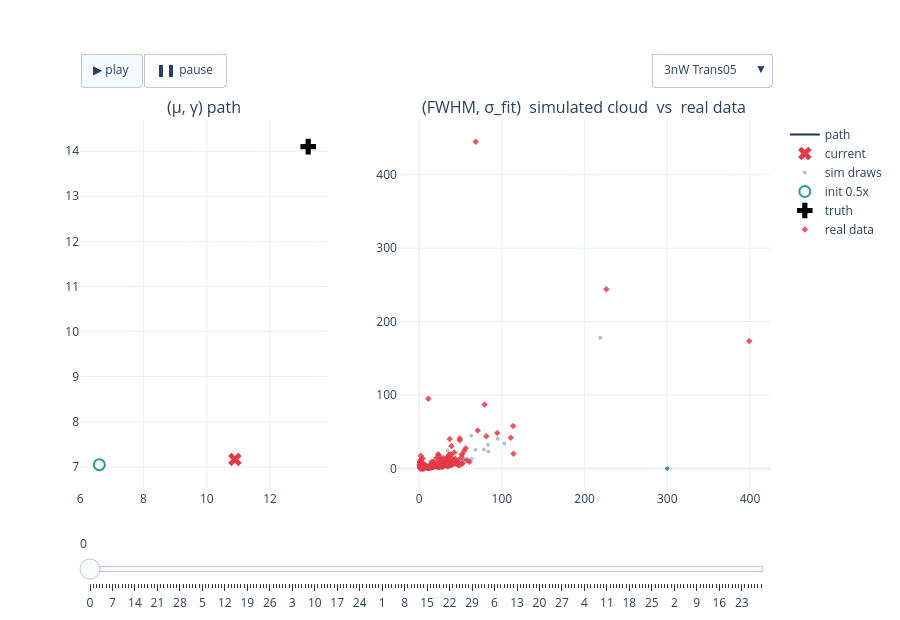

Notebook source saved alongside this figure:
### Code cell
# FIG 1b — 3nW interactive: path + cloud, experiment dropdown + play/slider   (22a verbatim)
fig_3nW = build_power_figure(RESULTS, '3nW')
if fig_3nW is not None:
    _h = os.path.join(REPO_ROOT, 'notebooks', '24_realdata_accuracy', '24a-fig1b-3nW-paths-clouds.html')
    fig_3nW.write_html(_h, include_plotlyjs='cdn', config=CONFIG_PLOT)
    print('wrote', _h, f'({os.path.getsize(_h)/1e6:.1f} MB)')
    fig_3nW.show(config=CONFIG_PLOT)
